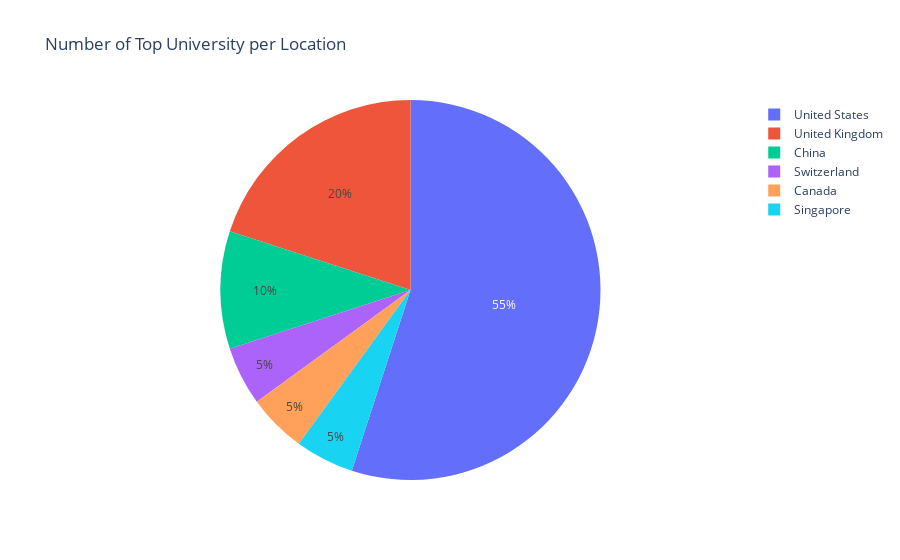

Source (notebook cell):
### Code cell
# AS YOU HAD IN YOUR JUPYTER/JUST TRIED OUT MYSELF
# df_2022_top20 = df_2022.head(20)
# df_2022_top20

# fig = px.pie(values=df_2022_top20["location"].value_counts(), names=df_2022_top20["location"].value_counts().index,
            title="Number of Top University per Location")
# fig.show()

### Figure 1 — Plotly figure (JSON) as saved in the notebook; plotly's stock layout.template omitted (floating-point values rounded to 4 significant figures)
{"data": [{"domain": {"x": [0, 1], "y": [0, 1]}, "hovertemplate": "label=%{label}<br>value=%{value}<extra></extra>", "labels": ["United States", "United Kingdom", "China", "Switzerland", "Canada", "Singapore"], "legendgroup": "", "name": "", "showlegend": true, "type": "pie", "values": [11, 4, 2, 1, 1, 1]}], "layout": {"legend": {"tracegroupgap": 0}, "title": {"text": "Number of Top University per Location"}}}
